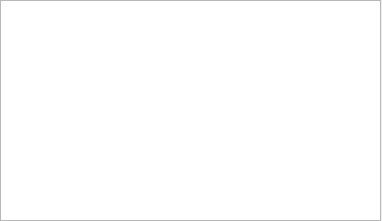
<?xml version="1.0" encoding="UTF-8"?>
<ui version="4.0">
 <class>Form</class>
 <widget class="QWidget" name="Form">
  <property name="geometry">
   <rect>
    <x>0</x>
    <y>0</y>
    <width>382</width>
    <height>221</height>
   </rect>
  </property>
  <property name="windowTitle">
   <string>Form</string>
  </property>
  <property name="windowIcon">
   <iconset resource="resources/test.qrc">
    <normaloff>:/icon/image/icon.png</normaloff>:/icon/image/icon.png</iconset>
  </property>
  <widget class="QTextEdit" name="textEdit">
   <property name="geometry">
    <rect>
     <x>0</x>
     <y>0</y>
     <width>381</width>
     <height>221</height>
    </rect>
   </property>
  </widget>
 </widget>
 <resources>
  <include location="resources/test.qrc"/>
  <include location="resources/test.qrc"/>
  <include location="resources/test.qrc"/>
 </resources>
 <connections/>
</ui>
